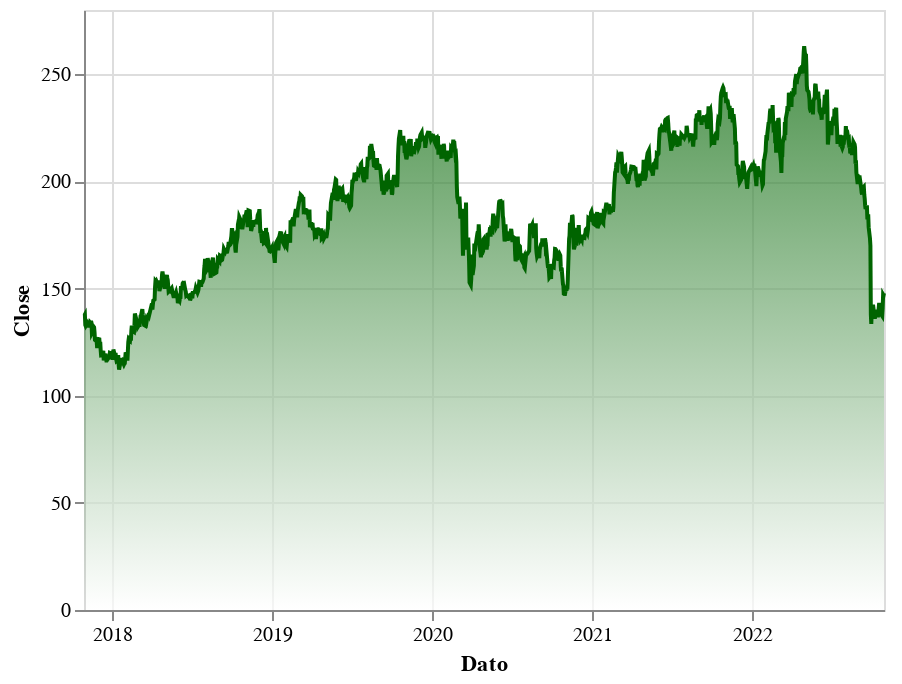

Write notebook code for a chart like this one.
### Code cell
import altair as alt

alt.Chart(data).mark_area(
    line={'color':'darkgreen'},
    color=alt.Gradient(
        gradient='linear',
        stops=[alt.GradientStop(color='white', offset=0),
               alt.GradientStop(color='darkgreen', offset=1)],
        x1=1,
        x2=1,
        y1=1,
        y2=0
    )
).encode(
    alt.X('Dato:T'),
    alt.Y('Close:Q')
)

### Figure 1 — Vega-Lite specification as saved in the notebook (floating-point values rounded to 4 significant figures; data arrays with more than 128 entries replaced by an {"elided": "..."} marker saying what was removed)
{"config": {"view": {"continuousWidth": 400, "continuousHeight": 300}}, "data": {"name": "data-2798ef8bd96b458f8ba465ab937456ab"}, "mark": {"type": "area", "color": {"gradient": "linear", "stops": [{"color": "white", "offset": 0}, {"color": "darkgreen", "offset": 1}], "x1": 1, "x2": 1, "y1": 1, "y2": 0}, "line": {"color": "darkgreen"}}, "encoding": {"x": {"field": "Dato", "type": "temporal"}, "y": {"field": "Close", "type": "quantitative"}}, "$schema": "https://vega.github.io/schema/vega-lite/v4.17.0.json", "datasets": {"data-2798ef8bd96b458f8ba465ab937456ab": {"elided": "1254 records"}}}
